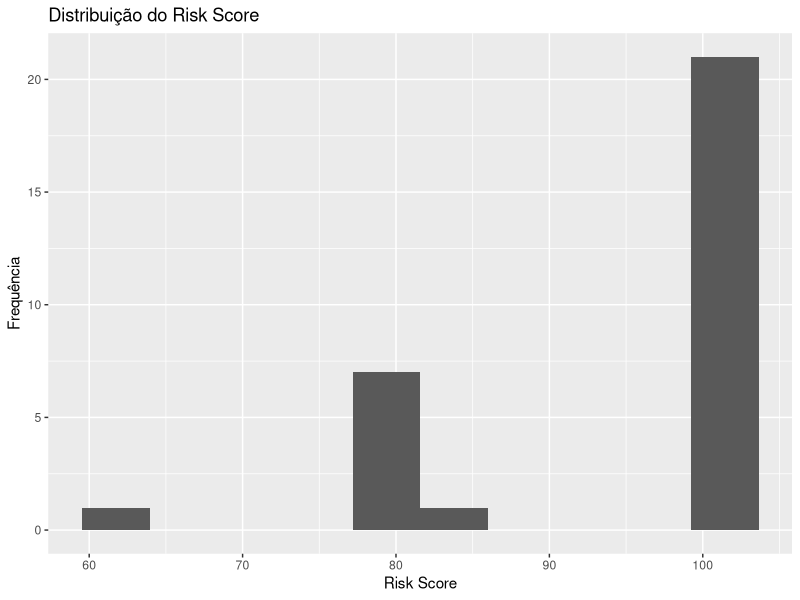
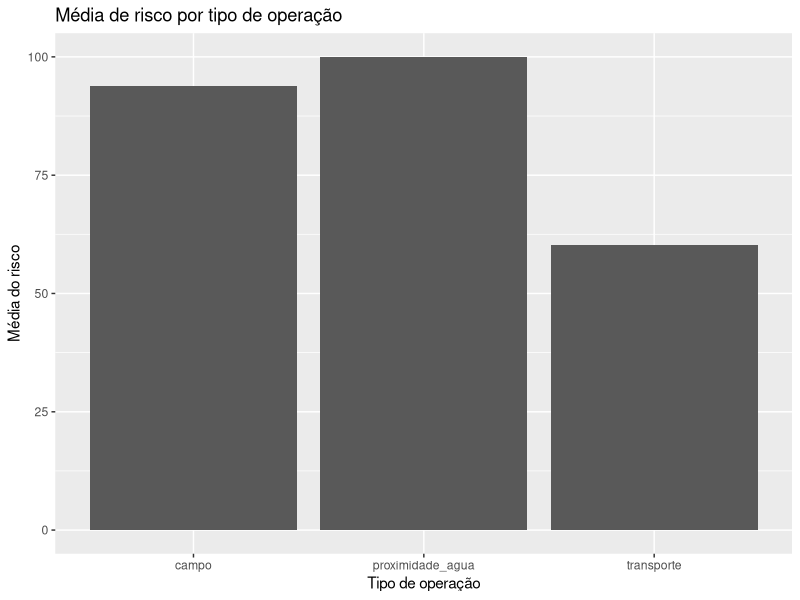
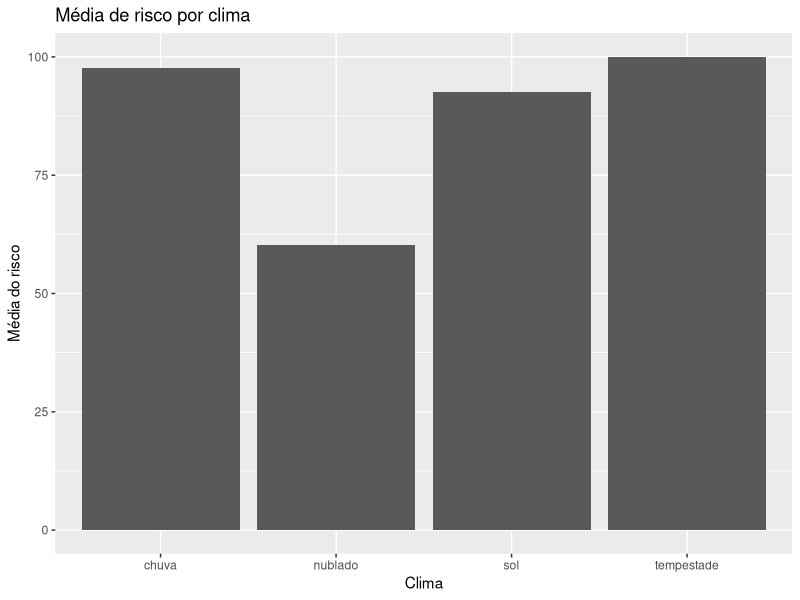

Write R code to recreate these figures, in order.
## ---- chunk 1
knitr::opts_chunk$set(echo = TRUE)
library(readr)
library(dplyr)
library(ggplot2)
## ---- chunk 2
dados <- read_csv("data/agroguardian_predictions.csv")
head(dados)
summary(dados)
## ---- chunk 3
dados$predicted_risk <- as.numeric(dados$predicted_risk)

ggplot(dados, aes(x = predicted_risk)) +
  geom_histogram(bins = 10) +
  labs(
    title = "Distribuição do Risk Score",
    x = "Risk Score",
    y = "Frequência"
  )
## ---- chunk 4
if ("input_operation_type" %in% colnames(dados)) {
  media_operacao <- dados |>
    group_by(input_operation_type) |>
    summarise(
      media_risco = mean(predicted_risk, na.rm = TRUE),
      .groups = "drop"
    )

  media_operacao

  ggplot(media_operacao, aes(x = input_operation_type, y = media_risco)) +
    geom_col() +
    labs(
      title = "Média de risco por tipo de operação",
      x = "Tipo de operação",
      y = "Média do risco"
    )
}
## ---- chunk 5
if ("input_clima" %in% colnames(dados)) {
  clima_risco <- dados |>
    group_by(input_clima) |>
    summarise(
      media_risco = mean(predicted_risk, na.rm = TRUE),
      .groups = "drop"
    )

  clima_risco

  ggplot(clima_risco, aes(x = input_clima, y = media_risco)) +
    geom_col() +
    labs(
      title = "Média de risco por clima",
      x = "Clima",
      y = "Média do risco"
    )
}
